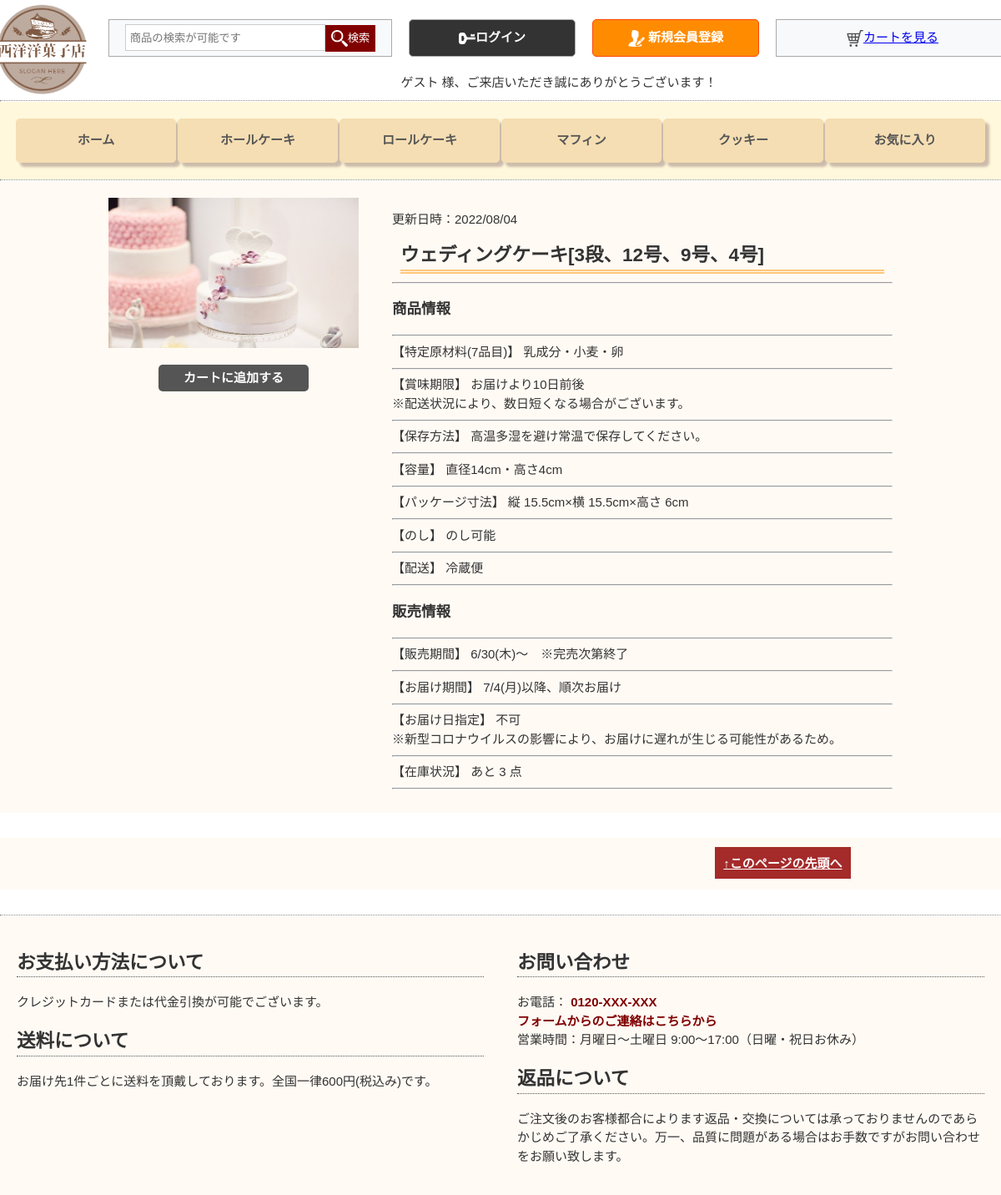
Page /detail/1/ on the committed database.
### app/models.py (models this page shows, shortened)
class Product(models.Model):
    created = models.DateTimeField(
        auto_now_add=True,
        editable=False)
    updated = models.DateTimeField(
        auto_now=True,
        editable=False)
    name = models.CharField(
        max_length=255,
        unique=True)
    description = models.TextField(
        blank=True)
    category = models.ForeignKey(
        Category,
        on_delete=models.CASCADE)
    price = models.IntegerField()
    image = models.ImageField(
        upload_to='product',
        blank=True)
    stock = models.IntegerField()
    available = models.BooleanField(
        default=True)
    class Meta:
        ordering = ('name',)
        verbose_name = 'product'
        verbose_name_plural = 'products'

### app/views.py (the view)
# urls.py: path('detail/<pk>/', views.Detail.as_view(), name="Detail"),
class Detail(DetailView):
    model = Product

### app/context_processors.py (called while the page is built)
def like(request):
    products = Product.objects.all()
    liked_list = []
    user=request.user
    if user.is_authenticated:
        for product in products:
            liked = product.likeforproduct_set.filter(user=request.user)
            if liked.exists():
                liked_list.append(product.id)
    return dict(liked_list = liked_list)

### cart/context_processors.py (called while the page is built)
def counter(request):
    item_count = 0
    total_count = 0
    if 'admin' in request.path:
        return {}
    else:
        try:
            cart = Cart.objects.filter(cart_id=_cart_id(request))
            cart_items = CartItem.objects.all().filter(cart=cart[:1])
            for cart_item in cart_items:
                total_count += (cart_item.product.price * cart_item.quantity)
                item_count += cart_item.quantity
        except Cart.DoesNotExist:
            item_count = 0
            total_count = 0
    return dict(item_count = item_count,total_count = total_count)

### cart/views.py (called while the page is built)
def _cart_id(request):
    cart = request.session.session_key
    if not cart:
        cart = request.session.create()
    return cart

### search/context_processors.py (called while the page is built)
def search_counter(request):
    search_count = 0
    subtitle = ""
    if 'q' in request.GET:
        query = request.GET.get('q')
        search_count = Product.objects.all().filter(Q(name__contains=query) | Q(description__contains=query),available=True).count()
        subtitle = " | 検索結果"
    return dict(search_count = search_count, subtitle = subtitle)

### app/templates/app/product_detail.html (shortened to what this page needs)
{% extends "base.html" %}
{% load l10n %}
{% load static %}
{% block main %}
    <div class="detail">
        <div class="detail-left">
            <img src="{{ object.image.url }}" width="300" height="180" alt="{{ object.name }}">
            {% if object.stock > 0 %}
            <a class="detail-cart" href="{% url 'cart:add_cart' product.id %}">カートに追加する</a>
            {% else %}
                <p class="detail-nostock">現在品切れ中です。</p>
            {% endif %}
        </div>
        <div class="detail-right">
            <p><time class="detail-time">更新日時：{{ object.updated|date:"Y/m/d" }}</time></p>
            <h2 class="detail-h2">{{ object.name }}</h2>
            {{ object.description|safe|linebreaksbr }}
            <hr>
                {% if object.stock > 0 %}
                【在庫状況】	あと {{ object.stock }} 点
                {% else %}
                【在庫状況】	申し訳ございませんが現在品切れ中です。
                {% endif %}
            <hr>
        </div>
    </div>
    <div class="detail">
        <div class="detail-left">
        </div>
        <div class="detail-right">
            <p class="page_top"><a href="#page_top" class="page_top_btn">↑このページの先頭へ</a></p>
        </div>
    </div>
    <hr class="navbar-hr">
{% endblock %}

### app/static/css/sanitize.css (style rules this page uses)
html { cursor: default; line-height: 1.5; -moz-tab-size: 4; tab-size: 4; -webkit-tap-highlight-color: transparent ; -ms-text-size-adjust: 100%; -webkit-text-size-adjust: 100%; word-break: break-word; }
body { margin: 0; }
hr { height: 0; overflow: visible; }
a { background-color: transparent; }
audio, canvas, iframe, img, svg, video { vertical-align: middle; }
img { border-style: none; }
a, area, button, input, label, select, summary, textarea, [tabindex] { -ms-touch-action: manipulation; touch-action: manipulation; }

### app/static/css/style.css (style rules this page uses)
body { font-family: 'Noto Sans JP', sans-serif; font-size: 15px; line-height: 1.5; color: #333; }
.navbar-hr { margin: 0; border-top: 1px dotted #8c8b8b; border-bottom: 1px dotted #fff; }
.page_top { text-align: right; margin: 0 50px; }
.page_top_btn { font-weight: bold; padding: 0.7em; background: brown; color: #fff; transition: 0.3s0; }
.detail-h2 { border-bottom: double 5px #FFC778; margin: 10px; }
.detail { display: flex; justify-content: center; background-color: #fffaf4; margin-bottom: 30px; }
.detail-left { text-align: center; margin: 20px; width: 300px; }
.detail-right { margin: 20px; width: 600px; }
.detail-cart { color: #fff; background-color: #555; text-decoration: none; font-weight: bold; display: inline-block; margin: 20px; padding: 5px; width: 180px; border-radius: 5px; }

### rows in the picture
Product: image (picture), updated "2022/08/04", name "ウェディングケーキ[3段、12号、9号、4号]", description "商品情報 【特定原材料(7品目)】 乳成分・小麦・卵 【賞味期限】 お届けより10日前後 ※配送状況により、数日短くなる場合がございます。 【保存方法】 高温多湿を避け常温で保存してください。 【容量】 直径14cm・高さ4cm 【パッケージ寸法】 縦 15.5cm×横 15.5cm×高さ 6cm 【のし】 のし可能 【配送】 冷蔵便 販売情報 【販売期間】 6/30(木)～ ※完売次第終了 【お届け期間】 7/4(月)以降、順次お届け 【お届け日指定】 不可 ※新型コロナウイルスの影響により、お届けに遅れが生じる可能性があるため。", stock "3"
